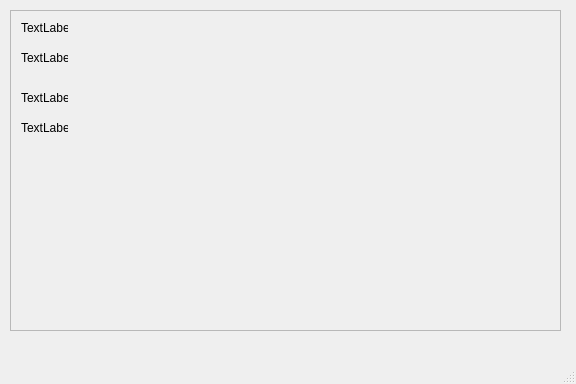
<?xml version="1.0" encoding="UTF-8"?>
<ui version="4.0">
 <class>CustomerInfo</class>
 <widget class="QMainWindow" name="CustomerInfo">
  <property name="geometry">
   <rect>
    <x>0</x>
    <y>0</y>
    <width>576</width>
    <height>384</height>
   </rect>
  </property>
  <property name="windowTitle">
   <string>MainWindow</string>
  </property>
  <widget class="QWidget" name="centralwidget">
   <widget class="QScrollArea" name="scrollArea">
    <property name="geometry">
     <rect>
      <x>10</x>
      <y>10</y>
      <width>551</width>
      <height>321</height>
     </rect>
    </property>
    <property name="widgetResizable">
     <bool>true</bool>
    </property>
    <widget class="QWidget" name="scrollAreaWidgetContents">
     <property name="geometry">
      <rect>
       <x>0</x>
       <y>0</y>
       <width>549</width>
       <height>319</height>
      </rect>
     </property>
     <widget class="QLabel" name="nameLabel">
      <property name="geometry">
       <rect>
        <x>10</x>
        <y>10</y>
        <width>47</width>
        <height>13</height>
       </rect>
      </property>
      <property name="text">
       <string>TextLabel</string>
      </property>
     </widget>
     <widget class="QLabel" name="addressLabel">
      <property name="geometry">
       <rect>
        <x>10</x>
        <y>40</y>
        <width>47</width>
        <height>13</height>
       </rect>
      </property>
      <property name="text">
       <string>TextLabel</string>
      </property>
     </widget>
     <widget class="QLabel" name="productLabel">
      <property name="geometry">
       <rect>
        <x>10</x>
        <y>80</y>
        <width>47</width>
        <height>13</height>
       </rect>
      </property>
      <property name="text">
       <string>TextLabel</string>
      </property>
     </widget>
     <widget class="QLabel" name="testimonyLabel">
      <property name="geometry">
       <rect>
        <x>10</x>
        <y>110</y>
        <width>47</width>
        <height>13</height>
       </rect>
      </property>
      <property name="text">
       <string>TextLabel</string>
      </property>
     </widget>
    </widget>
   </widget>
  </widget>
  <widget class="QMenuBar" name="menubar">
   <property name="geometry">
    <rect>
     <x>0</x>
     <y>0</y>
     <width>576</width>
     <height>21</height>
    </rect>
   </property>
  </widget>
  <widget class="QStatusBar" name="statusbar"/>
 </widget>
 <resources/>
 <connections/>
</ui>
